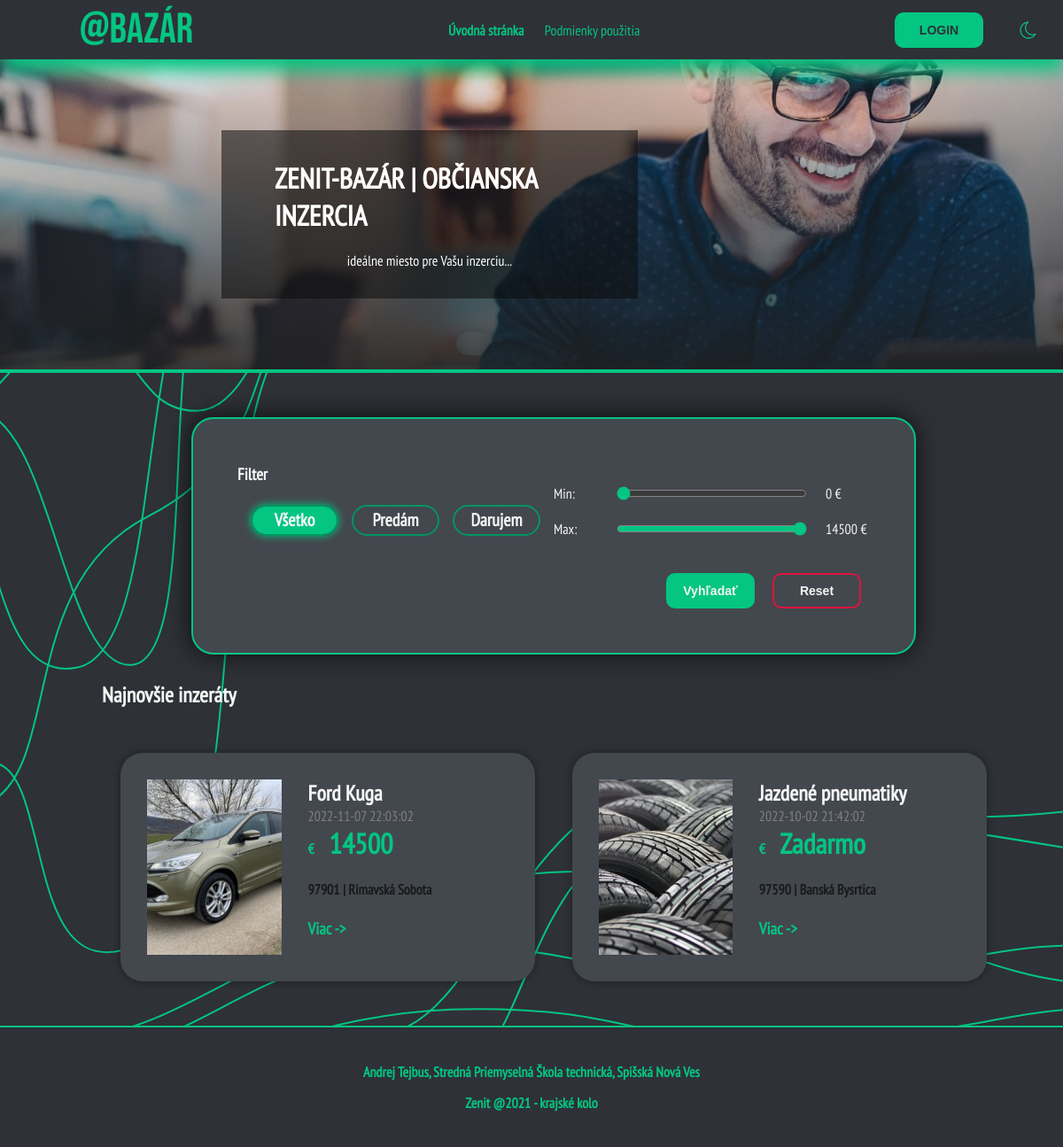
The page / on the database its author committed.
### tables this page shows
CREATE TABLE `photos` (
  `id` int(11) NOT NULL,
  `path` varchar(255) DEFAULT NULL,
  `hlavny_obrazok` tinyint(4) DEFAULT NULL,
  `inzerat_id` int(11) DEFAULT NULL
);

CREATE TABLE `inzerat` (
  `id` int(11) NOT NULL,
  `titulok` varchar(255) DEFAULT NULL,
  `popis` text DEFAULT NULL,
  `psc` varchar(5) DEFAULT NULL,
  `mesto` varchar(50) DEFAULT NULL,
  `datum_vytvorenia` datetime DEFAULT NULL,
  `cena` float DEFAULT NULL,
  `typ` varchar(50) DEFAULT NULL,
  `user_id` int(11) DEFAULT NULL
);

### inzerat.php (the view, shortened to what this page needs)
<?php
include 'config.php';
$inzerat_id = $row['id'];
$select = "SELECT * FROM photos WHERE inzerat_id = '$inzerat_id' and hlavny_obrazok = 1";
$photoResults = mysqli_query($conn, $select);
$photoRow = mysqli_fetch_assoc($photoResults);
$hlavny_obrazok_path = $photoRow['path'];
?>
<div class="card">
    <div class="cardimg"><img src="<?php echo $hlavny_obrazok_path ?>" alt="" ></div>
    <div class="cardText">
        <a href="subsite.php?id=<?php echo $row['id'] ?>"><h2><?php echo $row['titulok']; ?></h2></a>
        <p><?php echo $row['datum_vytvorenia']?></p>
        <h1><span style="font-size: 16px; margin-right:10px;">€</span>
        <?php if($row['typ'] == 'Predám') echo $row['cena']; else echo "Zadarmo"?></h1>
        <h4><?php echo $row['psc']." | ".$row['mesto']; ?></h4>
        <a href="subsite.php?id=<?php echo $row['id'] ?>"><h3>Viac<span class="arrow">-></span></h3></a>
    </div>
</div>

### header.php (shortened to what this page needs)
<!DOCTYPE html>
<html lang="en">
<head>
    <link rel="stylesheet" href="assets/css/style.css">
    <link rel="stylesheet" href="lightbox2/dist/css/lightbox.min.css">
    <link rel="stylesheet" href="assets/css/loginstyles.css">
    <link rel="stylesheet" href="assets/css/customRadio.css">
</head>
<body>
        <div class="container" id="nav">
        <nav>
            <a href="index.php" style="color: #04c582;"><h1>@BAZÁR</h1></a>
            <div class="links">
                <a href="index.php" <?php if($active == "uvod") echo "class='activeNAV'";?> >Úvodná stránka</a>
                <a href="podmienky.php" <?php if($active == "podmienky") echo "class='activeNAV'";?>>Podmienky použitia</a>
            </div>
            <?php
            if(!isset($_SESSION['username'])){
            ?>
            <button data-modal-target="#modal" class="login_btn" style="width: 100px; margin: 0;">LOGIN</button>
            <?php
            }
            else{
                echo "<div class='logged'>";
                echo "<p>",$_SESSION['username'],"</p>";
                echo '<a href="login.php?logout" style="text-align: center;"><button class="login_btn">Log Out</button></a>';
                echo "</div>";
            }
            ?>
        </nav>
        <div class="darkMode">
        <span class="darkModeIcon"></span>
        </div>
        </div>
</body>
</html>

### index.php (shortened to what this page needs)
<?php
    $active = "uvod";
    include "header.php";
    include "config.php";
    $cenaMax = 14500;
    $cenaMin = 0;
?>
    <div class="heroIMG" style="border-bottom: 4px solid #04c582;">
        <div class="popis">
            <h1>ZENIT-BAZÁR | OBČIANSKA INZERCIA</h1>
            <p>ideálne miesto pre Vašu inzerciu...</p>
        </div>
    </div>
    <div class="containerRegistration">
        <img src="blobs/Curve Line top-left.svg" alt="" style="top: 0; left: 0;" class="line">
        <div class="wrapperRegistration">
        <div class="filter">
            <form method="POST">
            <h3 style="width: 100%; margin: 0; color: var(--whiteTX);">Filter</h3>
                <div class="radios">
                <label class="containerRadioButton">
                  <div class="filler"></div>
                  <h4>Všetko</h4>
                </label>
                <label class="containerRadioButton">
                  <h4>Predám</h4>
                </label>
                <label class="containerRadioButton">
                  <h4>Darujem</h4>
                </label>
                </div>
                <div class="prices">
                <div class="minCena">
                    <label for="cenaMin">Min:</label>
                    <input type="range" name="cenaMin" value="<?php echo $cenaMin?>" min="0" max="14500" oninput="this.nextElementSibling.value = this.value+' €'">
                    <output><?php echo $cenaMin?> €</output>
                </div>
                <div class="maxCena">
                    <label for="cenaMax">Max:</label>
                    <input type="range" name="cenaMax" value="<?php echo $cenaMax?>" min="0" max="14500" oninput="this.nextElementSibling.value = this.value+' €'">
                    <output><?php echo $cenaMax?> €</output>
                </div>
                </div>
                <div class="buttons">
                <button class="login_btn" name="filter">Vyhľadať</button>
                <button class="login_btn" name="reset">Reset</button>
                </div>
            </form>
        </div>
        <?php
            if(isset($_POST['reset'])){
                $vsetko = true;
                $predam = false;
                $darujem = false;
                $cenaMax = 14500;
                $cenaMin = 0;
                include 'mainPage.php';
        }
        else{
            include 'mainPage.php';
        }
        ?>
        </div>
        </div>
    </div>
<?php
    include 'footer.php';
?>

### mainPage.php
<?php
echo "<h2 class='nadpis'>Najnovšie inzeráty</h2>";
echo "<div class='inzeraty'>";
$select = "Select * FROM inzerat WHERE typ LIKE 'Predám' ORDER BY `inzerat`.`datum_vytvorenia` DESC LIMIT 1;";
$results = mysqli_query($conn, $select);
if(mysqli_num_rows($results)>0){
    $row = mysqli_fetch_assoc($results);
        include 'inzerat.php';
}
$select = "Select * FROM inzerat WHERE typ LIKE 'Darujem' ORDER BY `inzerat`.`datum_vytvorenia` DESC LIMIT 1;";
$results = mysqli_query($conn, $select);
if(mysqli_num_rows($results)>0){
    $row = mysqli_fetch_assoc($results);
        include 'inzerat.php';
}
?>

### footer.php (shortened to what this page needs)
<footer>
    <p style="margin-bottom: 15px;">Andrej Tejbus, Stredná Priemyselná Škola technická, Spišská Nová Ves</p>
    <p>Zenit @2021 - krajské kolo</p>
</footer>
</body>
</html>

### assets/css/style.css (style rules this page uses)
body { margin: 0; padding: 0; box-sizing: border-box; font-family: 'narrow'; }
h1, h2, p { margin: 0; padding: 0; }
a { text-decoration: none; color: var(--yelTX); }
.container { background-color: var(--whiteBG); box-shadow: 2px 14px 19px -1px var(--greenTX); width: 100%; position: sticky; top: 0; left: 0; z-index: 200; }
nav { background-color: var(--whiteBG); color: var(--greenTX); display: flex; justify-content: space-between; align-items: center; width: 85%; margin: 0 auto; padding: 5px 0; }
nav h1 { font-family: 'bebas'; font-size: 48px; font-weight: 100; }
.links a { color: var(--greenTX); margin: 0 10px; }
.activeNAV { font-weight: 600; }
.containerRegistration { position: relative; background-color: var(--whiteBG); overflow: hidden; }
.line { position: absolute; }
.wrapperRegistration { width: 85%; margin: 0 auto; background-color: transparent; backdrop-filter: blur(0px); padding: 50px 0 50px 50px; }
.wrapperRegistration form { display: flex; width: 100%; margin-top: 50px; }
.heroIMG { background-image: linear-gradient(to bottom, rgba(255, 255, 255, 0), rgba(31, 31, 31, 0.85)), url(../../obrazky/banner_image.jpg); background-position: top; background-repeat: no-repeat; background-size: cover; min-height: 350px; padding: 0 250px; display: flex; align-items: center; }
.popis { background: rgba(12, 12, 12, 0.55); width: 35%; min-width: 350px; min-height: 150px; padding: 20px 60px; color: white; display: flex; flex-direction: column; justify-content: center; align-items: center; }
.popis h1, .popis p { margin: 10px 0; }
footer { border-top: 2px solid var(--greenTX); background-color: var(--whiteBG); color: var(--greenTX); padding: 40px; text-align: center; font-weight: 700; }
.filter form { display: flex; align-items: center; background-color: var(--lessWhite); box-shadow: -1px -1px 28px 0px rgba(0,0,0,0.75); padding: 50px 50px; width: 70% !important; border-radius: 25px; margin: 0 auto!important; flex-wrap: wrap; flex: 1 1 50%; border: 2px solid var(--greenTX); margin-bottom: 30px !important; }
.filter .radios { display: flex; justify-content: space-evenly; width: 50%; }
.filter .prices { width: 50%; }
.prices label, .prices output { color: var(--whiteTX); }
.filter { width: 100%; margin: 0; }
.minCena, .maxCena { margin-bottom: 20px; width: 100%; display: flex; justify-content: space-between; }
.minCena label, .maxCena label, output { width: 50px; }
input[type="range"] { width: 60%; }
.filter .buttons { width: 100%; display: flex; justify-content: end; margin-top: 20px; }
.filter .buttons button { min-width: fit-content; width: 100px; margin: 0 10px; color: var(--whiteTX); }
.filter .buttons button[name='reset'] { border: 2px solid crimson; color: var(--whiteTX); background-color: transparent; }
.inzeraty { display: flex; flex-wrap: wrap; flex: 1 1 50%; justify-content: space-evenly; gap: 20px; margin-top: 50px; }
.card { background-color: var(--lessWhite); width: 40%; display: flex; padding: 30px; position: relative; border-radius: 25px; box-shadow: 0px 0px 10px 0px rgba(0,0,0,0.4); }
.arrow { padding: 3px; }
.cardimg { background-color: var(--greenTX); width: 40%; display: flex; align-items: center; transition-duration: 250ms; }
.cardimg img { object-fit: cover !important; width: 100%; height: 100%; }
.cardText { width: 60%; padding-left: 30px; transition-duration: 250ms; }
.cardText a { text-decoration: none; }
.cardText h2 { font-size: 24px; color: var(--blackBG); }
.cardText p { color: gray; }
.cardText h1 { color: var(--greenTX); }
.cardText h4 { color: #1A1A1A; }
.cardText h3 { color: var(--greenTX); }
.nadpis { color: var(--blackBG); text-align: justify; }

### rows shown on the page
photos: path (picture)
inzerat: titulok "Ford Kuga", datum_vytvorenia "2022-11-07 22:03:02", cena "14500", psc "97901", mesto "Rimavská Sobota"
photos: path (picture)
inzerat: titulok "Jazdené pneumatiky", datum_vytvorenia "2022-10-02 21:42:02", psc "97590", mesto "Banská Bysrtica"

### other values the page prints
$cenaMin "0"
$cenaMax "14500"
